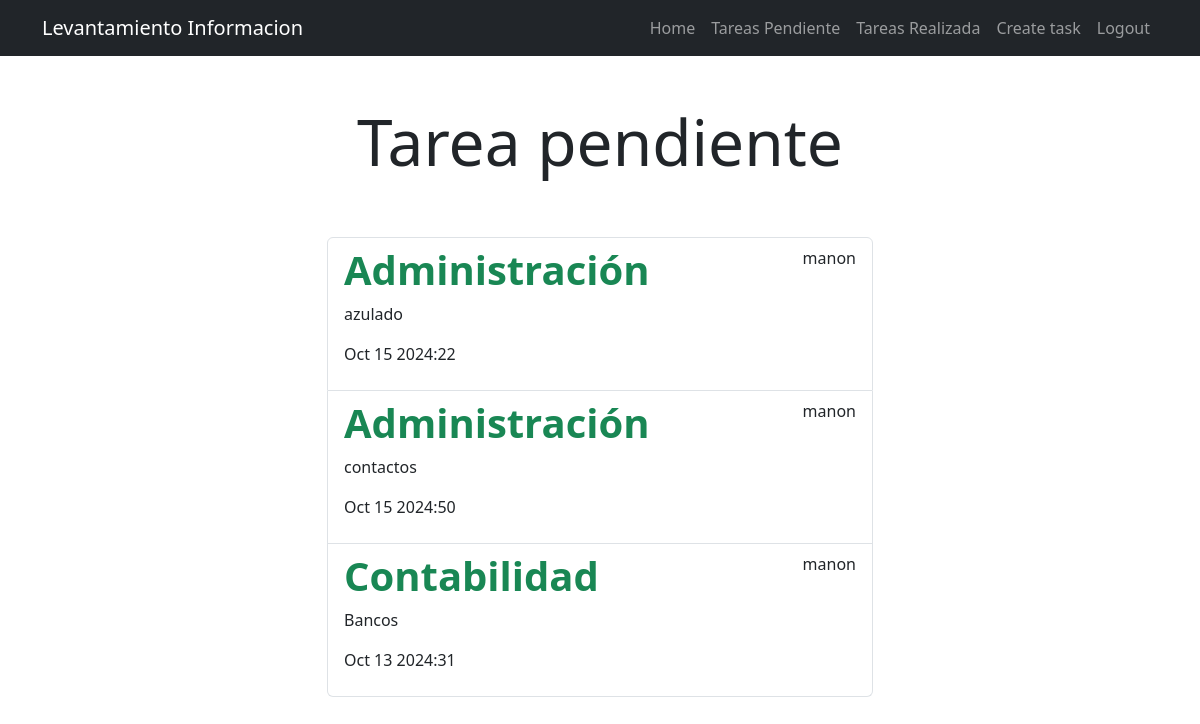
Page /tasks_completed/ (signed in) on the committed database.
### tasks/models.py (models this page shows)
class Tarea(models.Model):
    titulo = models.CharField(max_length=200)
    categoria = models.CharField(max_length=200)
    creado= models.DateTimeField(auto_now_add=True)
    realizado= models.DateTimeField(null=True, blank=True)
    existe= models.BooleanField(default=False)
    importante= models.BooleanField(default=False)
    user= models.ForeignKey(User, on_delete=models.CASCADE)

### tasks/views.py (the view)
# urls.py: path('tasks_completed/', views.tasks_completed, name='tasks_completed' ),
@login_required
def tasks_completed(request):
    tasks = Tarea.objects.filter(user=request.user, realizado__isnull=False) .order_by('-realizado')
    return render(request, 'tasks.html', {'tasks' : tasks})

### tasks/templates/tasks.html
{% extends 'base.html' %}
{% block content %}
<main class="container">
    <div class="row">
        <div class="col-md-6 offset-md-3">
            <h1 class="text-center display-3 py-5" >Tarea pendiente</h1>
            <ul class="list-group">
                {% for task in tasks %}
                <a class="list-group-item" href= "{% url 'task_detail' task.id %}">
                        <header class="d-flex justify-content-between" >
                            {% if task.importante %}
                        <h1 class="fw-bold text-success">{{task.titulo}}</h1>
                        {% else %}
                        <h1 class="fw-bold">{{task.titulo}}</h1>
                        {% endif %}
                        <p>{{task.user.username}}</p>
                        </header>
                        <p>{{task.categoria}}</p>
                        <p>{{task.realizado|date:'M j Y:i'}}</p>
                </a>
                    {% endfor%}
            </ul>
        </div>
    </div>
</main>
{% endblock %}

### rows in the picture
Tarea: titulo "Administración", user.username "manon", categoria "azulado", realizado "Oct 15 2024:22"
Tarea: titulo "Administración", user.username "manon", categoria "contactos", realizado "Oct 15 2024:50"
Tarea: titulo "Contabilidad", user.username "manon", categoria "Bancos", realizado "Oct 13 2024:31"
